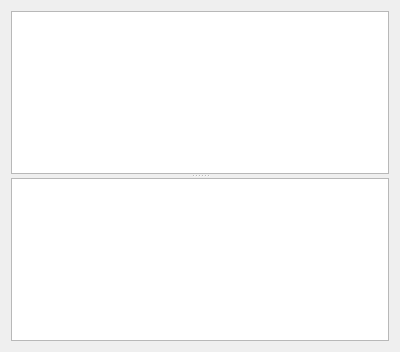
<?xml version="1.0" encoding="UTF-8"?>
<ui version="4.0">
 <class>GopathBrowser</class>
 <widget class="QWidget" name="GopathBrowser">
  <property name="geometry">
   <rect>
    <x>0</x>
    <y>0</y>
    <width>400</width>
    <height>352</height>
   </rect>
  </property>
  <property name="windowTitle">
   <string>Form</string>
  </property>
  <layout class="QVBoxLayout" name="verticalLayout">
   <item>
    <widget class="QSplitter" name="splitter">
     <property name="orientation">
      <enum>Qt::Vertical</enum>
     </property>
     <widget class="QTreeView" name="pathTreeView"/>
     <widget class="QListView" name="fileListView"/>
    </widget>
   </item>
  </layout>
 </widget>
 <resources/>
 <connections/>
</ui>
